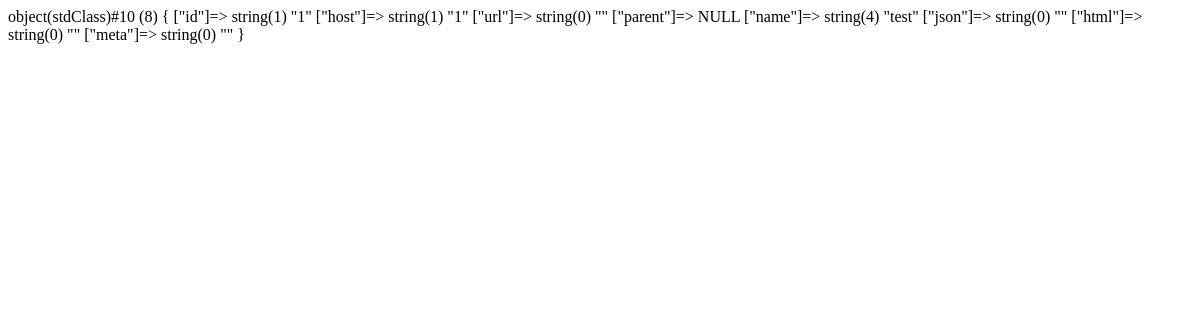
The app's page /, older data.
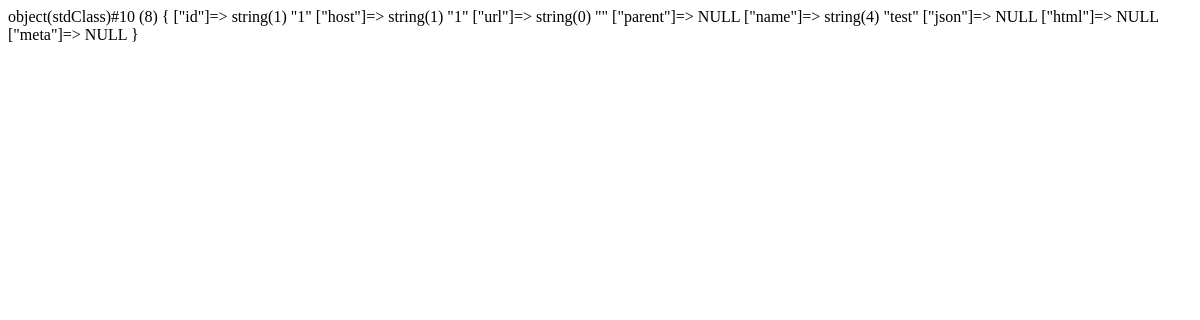
The same page, newer data.
### tables this page shows
CREATE TABLE page (
		id INTEGER PRIMARY KEY AUTOINCREMENT NOT NULL,
		host INTEGER NOT NULL REFERENCES host(id),
		url varchar(256) UNIQUE,
		parent INTEGER REFERENCES page(id),
		name varchar(128),
		json json,
		html text,
		meta json
	);

### classes/EPDO.php (called while the page is built, shortened)
<?php
class EPDO extends PDO {
	function queryrow($qry,$params=array()) {
		if (!$p=$this->prepare($qry)) {
			$e=$this->errorInfo();
			return;
		}
		if (!$p->execute($params)) {
			$e=$p->errorInfo();
		}
		$tmp=$p->fetch(PDO::FETCH_OBJ);
		return $tmp;
	}
};
?>

### head.php (called while the page is built, shortened)
<?php
$footer='<script src="https://cdnjs.cloudflare.com/ajax/libs/jquery/3.6.0/jquery.min.js"></script>';
$head=[];

### index.php (the view, shortened to what this page needs)
<?php
require 'head.php';
try {
	$db=new EPDO('db.ini');
	$url=isset($_GET['page']) ? $_GET['page'] : '';
	$_url=explode('/',$url);
	if ($_url[0]=='admin') {
		$page=new stdClass;
		require 'admin/index.php';
	}	else
	if ($page=$db->queryrow('select * from page where url = ?',[ $url ])) {
		var_dump($page);
	}	else {
		require 'db/db.php';
		exit;
	}
}	catch (PDOException $e) {
	require 'db/db.php';
	exit;
}	catch (Exception $e) {
	ob_clean();
	header("Content-Type: text/plain");
	echo $e;
	exit;
}
$html=ob_get_clean();
$template=file_get_contents('templates/template.html') or die(__LINE__);
$_templates=[
	'title'=>isset($page->name) ? $page->name : '?',
	'html'=>$html,
	'head'=>array_reduce($head,function($a,$b) {
		if (!is_null($a)) $a.="\n\t";
		return $a.'<link rel="stylesheet" href="'.$b.'">';
	}),
	'footer'=>$footer,
];
$template=preg_replace_callback('/\[([a-z]+)\]/i',function($match) use ($_templates) {
	if (isset($match[1])) return $_templates[$match[1]];
	return '?';
},$template);
echo $template;
?>

Row changes from the older to the newer data that the page shows:
changed page: name "…[\"name\"]=> string(4) \"test\" [\"json\"]=> string(0) \"\" [\"html\"]=> string(0) \"\" [\"meta\"]=> string(0) \"\" }" → "…[\"name\"]=> string(4) \"test\" [\"json\"]=> NULL [\"html\"]=> NULL [\"meta\"]=> NULL }"
